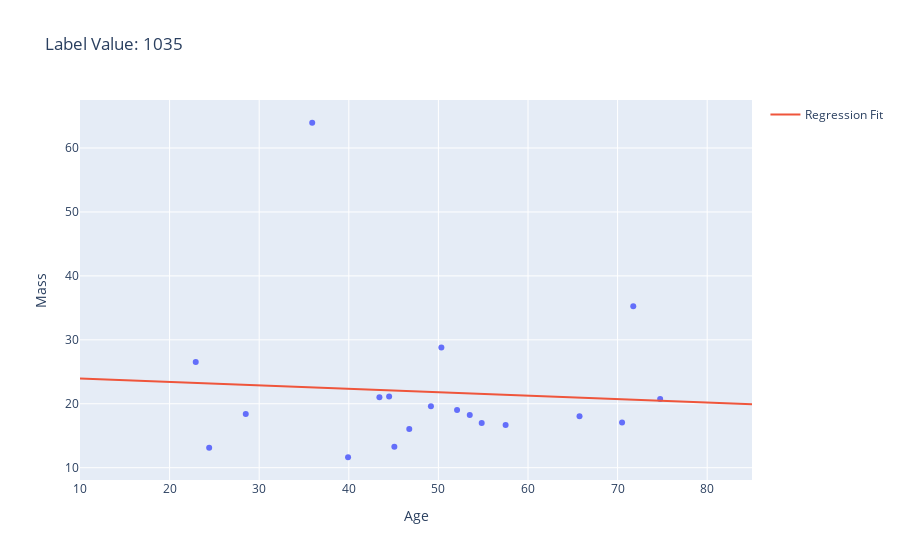

Write notebook code for a chart like this one.
### Code cell
fig = px.scatter(lv_1015_with_p, x='Age', y='Mass', title=f'Label Value: {LABEL_VALUE}')
fig.add_trace(go.Scatter(x=x_range, y=y_range.flatten(), name='Regression Fit'))
fig.show()
